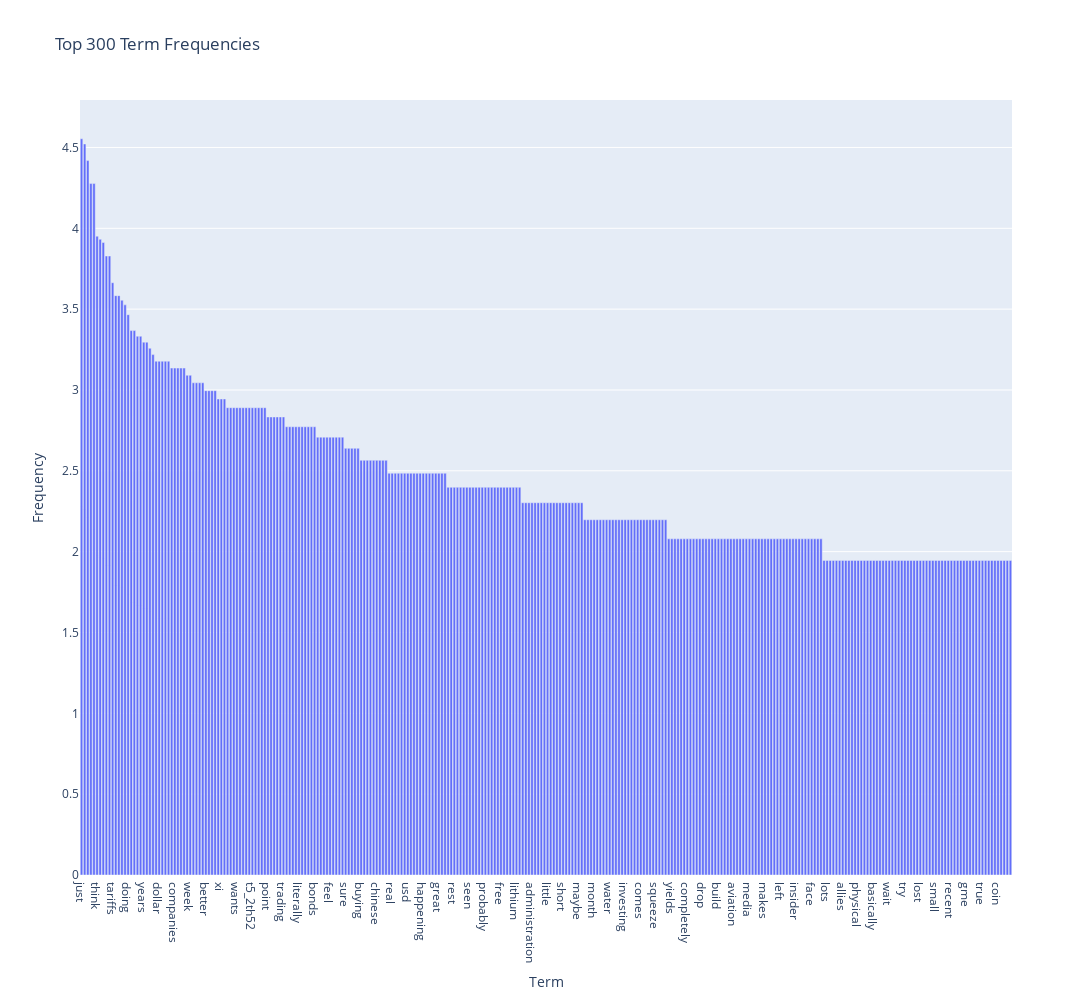

Notebook source saved alongside this figure:
### Code cell
# I just wanted to organize the log graph in a descending manner, and remove the ones that didnt have any frequency.

#Making a new Vectorizer

count_vect_log  = CountVectorizer(
    max_features= 300,           
    stop_words= 'english',      
) 
reddit_DF_log = count_vect_log.fit_transform(reddit_DF.text)


# Making the new frequencies for the new array

frequencies_reddit_log = np.array(reddit_DF_log.sum(axis=0)).flatten()
terms_reddit_log = np.array(count_vect_log.get_feature_names_out())

top_indices = np.argsort(frequencies_reddit_log)[::-1] #Making it descending.

top_indices = top_indices[:300]

# Making the logarithm

bar = pd.DataFrame({
    "Term": terms_reddit_log[top_indices],
    "Frequency": [math.log(f) for f in frequencies_reddit_log[top_indices] if f > 0]  # f > 0 to remove data records that were 0.
})

# Creating the graph
fig = px.bar(
    bar,
    x="Term",
    y="Frequency",
    title="Top 300 Term Frequencies",
    width=3000,
    height=1000
)

fig.show()

### Figure 1 — Plotly figure (JSON) as saved in the notebook; plotly's stock layout.template omitted (floating-point values rounded to 4 significant figures; data arrays with more than 128 entries replaced by an {"elided": "..."} marker saying what was removed)
{"data": [{"hovertemplate": "Term=%{x}<br>Frequency=%{y}<extra></extra>", "legendgroup": "", "marker": {"color": "#636efa", "pattern": {"shape": ""}}, "name": "", "orientation": "v", "showlegend": false, "textposition": "auto", "type": "bar", "x": {"elided": "300 str values"}, "xaxis": "x", "y": {"elided": "300 float values"}, "yaxis": "y"}], "layout": {"barmode": "relative", "height": 1000, "legend": {"tracegroupgap": 0}, "title": {"text": "Top 300 Term Frequencies"}, "width": 3000, "xaxis": {"anchor": "y", "domain": [0, 1], "title": {"text": "Term"}}, "yaxis": {"anchor": "x", "domain": [0, 1], "title": {"text": "Frequency"}}}}
